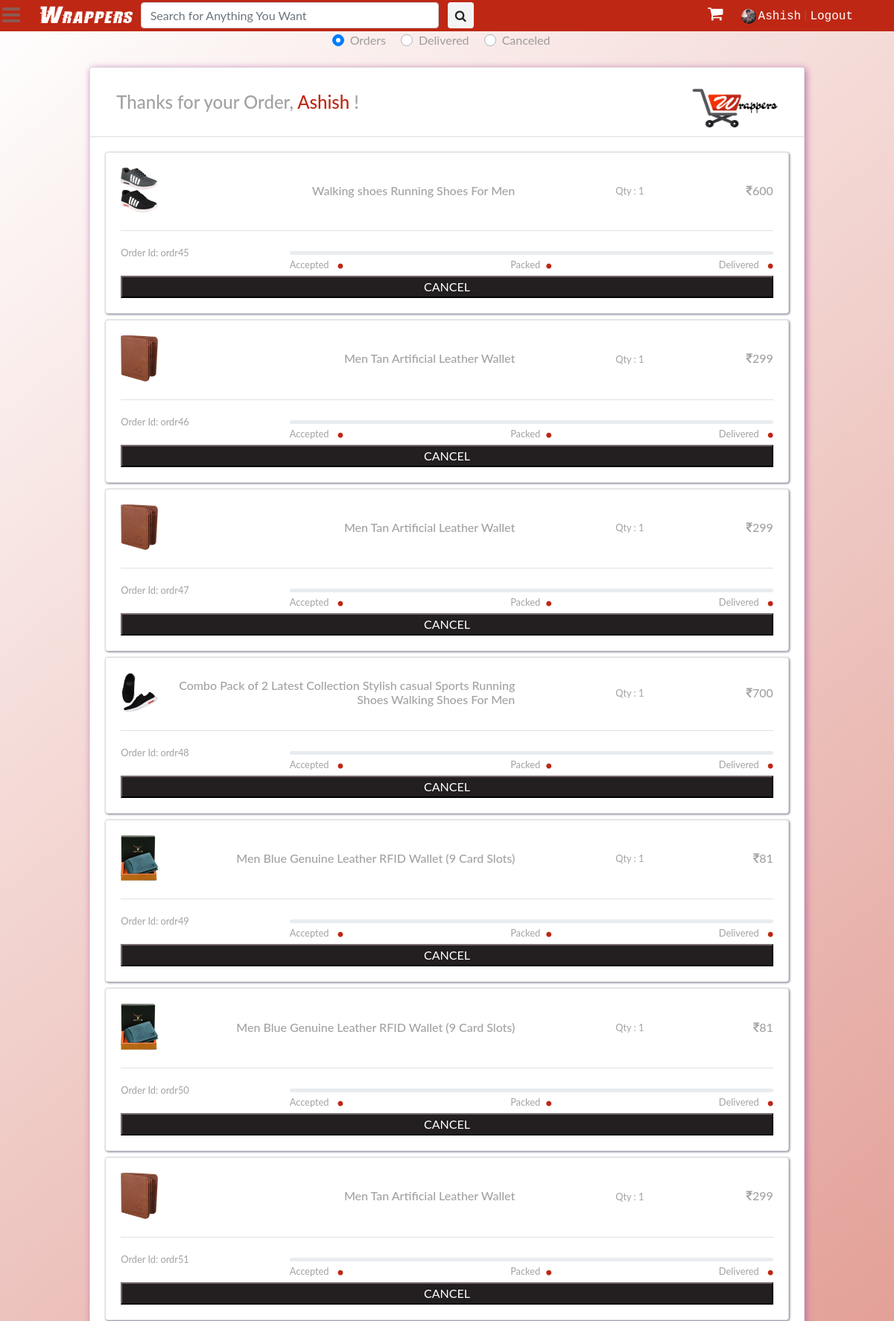
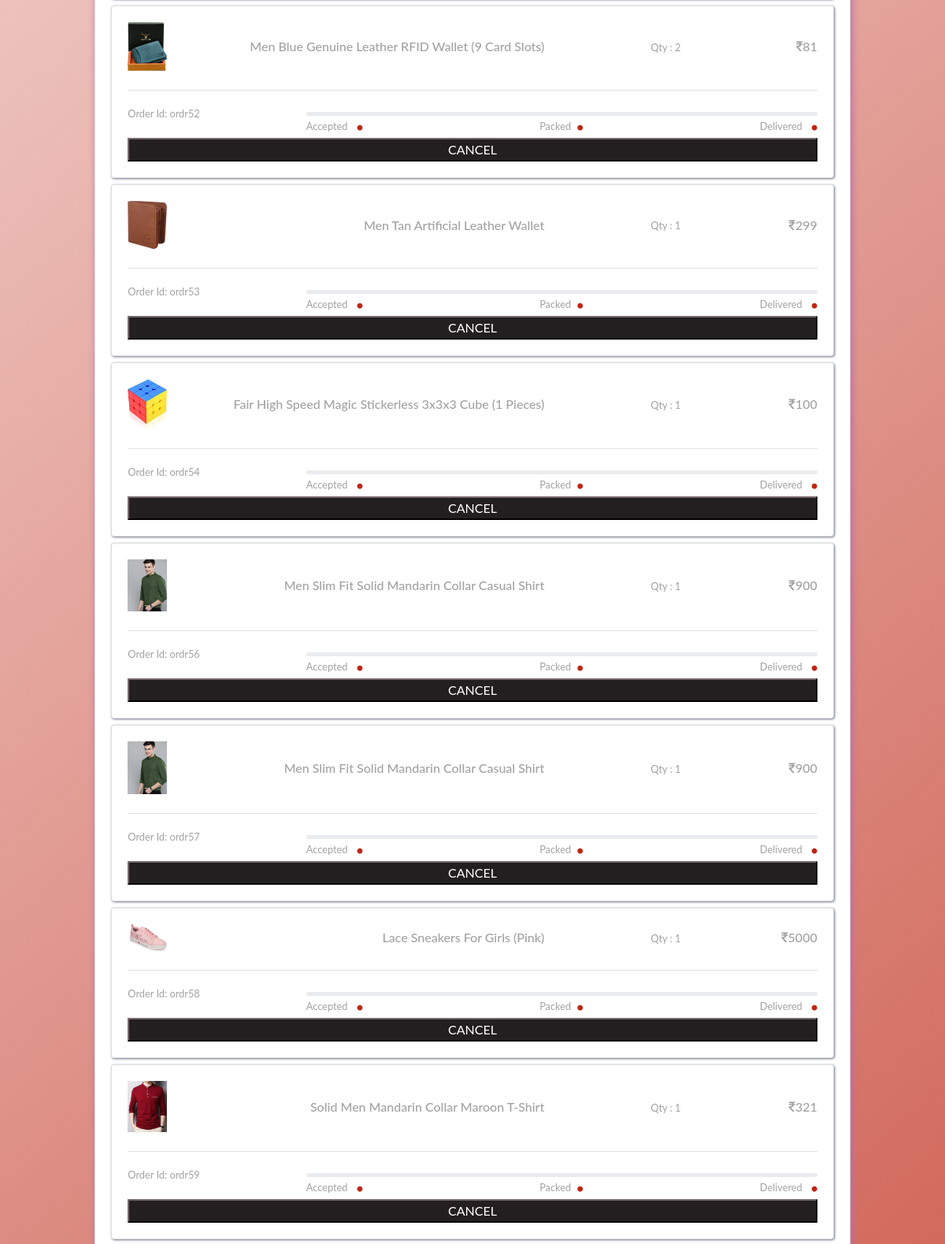
Screenshot of /myorders/ (signed in, upper part) with the database file from the repository (2 pictures, top to bottom).
### main/models.py (models this page shows, shortened)
class UserDetail(models.Model):
	SEX_CHOICES = (("Male",'Male'),("Female",'Female'),("Other",'Other'))
	STATE_CHOICES = (
		("Andaman & Nicobar Islands",'Andaman & Nicobar Islands'),
		("Andhra Pradesh",'Andhra Pradesh'),
		("Arunachal Pradesh",'Arunachal Pradesh'),
		("Assam",'Assam'),
		("Bihar",'Bihar'),
		("Chandigarh",'Chandigarh'),
		("Chhattisgarh",'Chhattisgarh'),
		("Dadra & Nagar Haveli",'Dadra & Nagar Haveli'),
		("Daman and Diu",'Daman and Diu'),
		("Delhi",'Delhi'),
		("Goa",'Goa'),
		("Gujarat",'Gujarat'),
		("Haryana",'Haryana'),
		("Himachal Pradesh",'Himachal Pradesh'),
		("Jammu & Kashmir",'Jammu & Kashmir'),
		("Jharkhand",'Jharkhand'),
		("Karnataka",'Karnataka'),
		("Kerala",'Kerala'),
		("Lakshadweep",'Lakshadweep'),
		("Madhya Pradesh",'Madhya Pradesh'),
		("Maharashtra",'Maharashtra'),
		("Manipur",'Manipur'),
		("Meghalaya",'Meghalaya'),
		("Mizoram",'Mizoram'),
		("Nagaland",'Nagaland'),
		("Odisha",'Odisha'),
		("Puducherry",'Puducherry'),
		("Punjab",'Punjab'),
		("Rajasthan",'Rajasthan'),
		("Sikkim",'Sikkim'),
		("Tamil Nadu",'Tamil Nadu'),
		("Telangana",'Telangana'),
		("Tripura",'Tripura'),
		("Uttarakhand",'Uttarakhand'),
		("Uttar Pradesh",'Uttar Pradesh'),
		("West Bengal",'West Bengal'),
		)
	user = models.OneToOneField(User, on_delete=models.CASCADE,primary_key=True)
	dob = models.DateField(null = True)
	photo = models.ImageField(default='default.png',upload_to='user_photos')
	mobile = models.CharField(max_length=10,null=True)
	alternate_mobile = models.CharField(max_length=10,null=True,blank=True)
	address = models.TextField()
	pincode = models.CharField(max_length=6, null=True)
	landmark = models.CharField(max_length=500, null=True, blank=True)
	locality = models.CharField(max_length=100, null=True, blank=True)
	city = models.CharField(max_length=100, null=True, blank=True)
	state = models.CharField(max_length=50,choices=STATE_CHOICES, null=True)
	sex = models.CharField(max_length=6,choices=SEX_CHOICES, null=True)

### saler/models.py (models this page shows, shortened)
class Orders(models.Model):
	STATUS_CHOICES = (("Accepted",'Accepted'),("Packed",'Packed'),("On The Way",'On The Way'),("Delivered",'Delivered'),("Cancel",'Cancel'))
	order_id = models.CharField(max_length=50,default='')
	saler = models.CharField(max_length=100,default='wrappers@admin',)
	user = models.ForeignKey(User, default='', on_delete=models.CASCADE)
	products = models.CharField(max_length=50)
	size = models.CharField(max_length=50,default='',null=True)
	status = models.CharField(max_length=15,choices=STATUS_CHOICES,default='')

class Product(models.Model):
	GST_CHOICES = (("0",'0'),("3",'3'),("5",'5'),("12",'12'),("18",'18'),("28",'28'))
	product_id = models.BigAutoField(primary_key=True)
	product_id2 = models.CharField(max_length=100,default='')
	shop = models.ForeignKey(User, on_delete=models.CASCADE,default='')
	product_name = models.CharField(max_length=100)
	category = models.ForeignKey(category, default="", verbose_name="Category", on_delete=models.SET_DEFAULT, null=True)
	subcategory = models.CharField(max_length=50, default="")
	price = models.IntegerField(default=0)
	price_not = models.IntegerField(default=999)
	desc = models.TextField()
	gst = models.CharField(default='0',max_length=3,choices=GST_CHOICES)
	pub_date = models.DateField(auto_now=True)
	image1 = models.ImageField(upload_to='products/images', default="",null=True)
	image2 = models.ImageField(upload_to='products/images', default="",null=True,blank=True)
	image3 = models.ImageField(upload_to='products/images', default="",null=True,blank=True)
	image4 = models.ImageField(upload_to='products/images', default="",null=True,blank=True)
	image5 = models.ImageField(upload_to='products/images', default="",null=True,blank=True)

### main/views.py (the view)
# urls.py: path('myorders/', views.MyOrders, name="myorders"),
def MyOrders(request):
	if request.method == 'POST':
		order_id = request.POST.get('order_id')
		o = Orders.objects.filter(order_id=order_id)[0]
		o.status = 'Cancel'
		o.save()
	params = {
		'orders': [i for i in Orders.objects.all() if i.user == request.user and i.status != 'Delivered' and i.status != 'Cancel'],
		'delivered': [i for i in Orders.objects.all() if i.user == request.user and i.status == 'Delivered'],
		'cancel': [i for i in Orders.objects.all() if i.user == request.user and i.status == 'Cancel'],
	}
	return render(request,'main/myorders.html', params)

### main/templatetags/app_tags.py (called while the page is built)
@register.filter(name='split')
def split(str, key):
    return str.split(key)

@register.filter(name='remfl')
def remfl(str1, key):
	if str1 != '' and key != '':
		return str(str1)[int(key):-int(key)]

@register.filter(name='product')
def product(str1, key):
	if str1.split(key)[0] != '':
		ppp = Product.objects.filter(product_id=str1.split(key)[0]).first()
		return [ppp.product_name,ppp.image1.url,ppp.price]

### main/templates/main/myorders.html (shortened to what this page needs)
{% extends 'main/base.html' %}
{% load static %}
    {% load app_tags %}
{% block main_body %}
<div style="width: 100%; text-align: center;">
    <div class="custom-control custom-radio custom-control-inline" onclick="document.getElementById('orders').style.display = 'block';document.getElementById('delivered').style.display = 'none';document.getElementById('cancel').style.display = 'none';">
      <label class="custom-control-label" for="customRadioInline1">Orders</label>
    </div>
    <div class="custom-control custom-radio custom-control-inline" onclick="document.getElementById('orders').style.display = 'none';document.getElementById('delivered').style.display = 'block';document.getElementById('cancel').style.display = 'none';">
      <label class="custom-control-label" for="customRadioInline2">Delivered</label>
    </div>
    <div class="custom-control custom-radio custom-control-inline"onclick="document.getElementById('orders').style.display = 'none';document.getElementById('delivered').style.display = 'none';document.getElementById('cancel').style.display = 'block';">
      <label class="custom-control-label" for="customRadioInline3">Canceled</label>
    </div>
</div>
<div id="orders">
    <div class="container-fluid my-4 d-flex justify-content-center">
        <div class="card card-1">
            <div class="card-header bg-white">
                <div class="media flex-sm-row flex-column-reverse justify-content-between ">
                    <div class="col my-auto">
                        <h4 class="mb-0">Thanks for your Order, <span class="change-color">{{request.user.first_name}}</span> !</h4>
                    </div>
                    <div class="col-auto text-center my-auto pl-0 sm-4"> <img class="img-fluid my-auto align-items-center mb-0 pt-3" src="{% static 'main/images/logo.png' %}" width="115" height="115">
                    </div>
                </div>
            </div>
            <div class="card-body">
                {% for ord in orders %}
                <div class="row pb-2">
                    <div class="col">
                        <div class="card card-2">
                            <div class="card-body">
                                {% for item in ord.products|split:',' %}
                                <div class="media mb-2">
                                    {% if item|product:'|'|slice:'0:1'|remfl:'2'%}
                                    <div class="sq align-self-center "> <img class="img-fluid my-auto align-self-center mr-2 mr-md-4 pl-0 p-0 m-0" src="{{item|product:'|'|slice:'1:2'|remfl:'2'}}" width="50" /> </div>
                                    <div class="media-body my-auto text-right">
                                        <div class="row my-auto flex-column flex-md-row">
                                            <div class="col-sm-7 my-auto">
                                                <h6 class="mb-0"> {{item|product:'|'|slice:'0:1'|remfl:'2'}}</h6>
                                            </div>
                                            <div class="col my-auto"> <small>Qty : {{item|split:'|'|slice:'1:2'|remfl:'2'}}</small></div>
                                            <div class="col my-auto">
                                                <h6 class="mb-0"><i class="fa fa-inr" aria-hidden="true"></i>{{item|product:'|'|slice:'2:3'|remfl:'1'}}</h6>
                                            </div>
                                        </div>
                                    </div>
                                    {% endif %}
                                </div>
                                {% endfor %}
                                <hr class="my-3 ">
                                <div class="row">
                                    <div class="col-md-3 mb-3"> <small>Order Id: <span>{{ord.order_id}}</span></small> </div>
                                    <div class="col mt-auto">
                                        <div class="progress my-auto">
                                        </div>
                                        <div class="media row justify-content-between ">
                                            <div class="col-auto text-right"><span> <small class="text-right mr-sm-2">Accepted</small> <i class="fa fa-circle active"></i> </span></div>
                                            <div class="flex-col"> <span> <small class="text-right mr-sm-2">Packed</small><i class="fa fa-circle active"></i></span></div>
                                            <div class="col-auto flex-col-auto"><small class="text-right mr-sm-2">Delivered</small><span> <i class="fa fa-circle active"></i></span></div>
                                        </div>
                                    </div>
                                </div>
                                <div class="p-0 m-0 w-100">
                                    {% if not ord.status == 'Accepted' and not ord.status == 'Delivered' and not ord.status == 'Packed' %}
                                    <form method="POST">{% csrf_token %}
                                         <button style=" background-color: #231f20; color: #fff; border-color: #231f20;" class="mt-1 w-100">CANCEL</button>
                                    </form>
                                    {% endif %}
                                </div>
                            </div>
                        </div>
                    </div>
                </div>
               {% endfor %}
            </div>
        </div>
    </div>
</div>
{% endblock main_body %}

### main/templates/main/base.html (shortened to what this page needs)
<!DOCTYPE html>
<html>
<head>
	{% load static %}
	{% load app_tags %}
	<link href="{% static 'main/css/bootstrap.min.css' %}" rel="stylesheet" type="text/css" media="all" />
	<link href="{% static 'main/css/style.css' %}" rel="stylesheet" type="text/css" media="all" />
	<link href="{% static 'saler/font-awesome/css/font-awesome.min.css' %}" rel="stylesheet">
</head>
<body>
	<nav class="main_nav" id="main_nav">
		<div class="container">
			<div class="nav_links">
				<a href="{% url 'home' %}" class="logo">Wrappers</i></a>
				<form class="form-inline my-2 my-lg-0 serch" action="/search">
					<input class="form-control mr-sm-2" type="search" placeholder="Search for Anything You Want"
						aria-label="Search" name="query">
					<button class="btn" type="submit" style="margin: 0;"><i class="fa fa-search"
							aria-hidden="true"></i></button>
				</form>
			</div>
			<div class="user_links pt-1">
				<a href="{% url 'main_cart' %}" style="font-size: 22px; color: #fff; margin-right: 20px;"><i
						class="fa fa-shopping-cart" aria-hidden="true"></i></a>
				{% if request.user.is_authenticated %}
				<a href="##" data-container="body" data-toggle="popover" data-placement="bottom" data-trigger="focus"
					data-html="true"
					data-content="<a href='{% url 'myorders' %}'>My Order</a><br><a href='{% url 'account_settings' %}'>Account Settings</a>"><img
						src="{{request.user.userdetail.photo.url}}"
						style="height: 20px; width: 20px; border-radius: 10px; margin-right: 3px;">{{request.user.first_name}}</a>&nbsp;|
				<a href="{% url 'logout' %}">Logout</a>
				{% else %}
				<a href="{% url 'login' %}">Login</a>&nbsp;|
				<a href="{% url 'signup' %}">Register</a>&nbsp;|
				<a href="{% url 'seller_signup' %}">Seller</a>
				{% endif %}
			</div>
		</div>
	</nav>
	<a class="menu_bar"><i class="fa fa-bars" aria-hidden="true"></i></a>
	<main class="" id="menu_close">
		{% block main_body %}
		{% endblock main_body %}
	</main>
</body>
</html>

### main/static/main/css/style.css (style rules this page uses)
body a { text-decoration:none; transition:0.5s all; -webkit-transition:0.5s all; -moz-transition:0.5s all; -o-transition:0.5s all; -ms-transition:0.5s all; }
.menu_bar { position: fixed; top: -2px; left: 3px; z-index: 99; color: #fff; font-size: 28px; }
main { transition: all 300ms linear; padding-top: 42px; }
.main_nav input { height: 35px; }
.main_nav button { background-color: #f4f4f4; height: 35px; padding: 0 9px 0 9px; }
.main_nav { height: 42px; width: 100%; position: fixed; background-color: #be2714; z-index: 99; }
.main_nav .serch { display: inline; float: right; padding: 3px 0 0 10px; }
.main_nav .serch input { width: 400px; }
.main_nav .nav_links { float: left; margin-left: 10px; }
.main_nav .nav_links .logo { font-size: 28px; font-family: stormextrabold; color: #fff; }
.main_nav .nav_links a { font-family: Courier New; color: #fff; }
.main_nav .user_links { float: right; margin-right: 10px }
.main_nav .user_links a { font-family: Courier New; color: #fff; }
.active { left: 0; }

### main/templates/main/myorders.html (style rules this page uses)
body { min-height: 100vh; background-size: cover; font-family: 'Lato', sans-serif; color: rgba(116, 116, 116, 0.667); background: linear-gradient(140deg, #fff, 50%, #be2714) }
.container-fluid { margin-top: 200px }
.card-1 { box-shadow: 2px 2px 10px 0px rgb(190, 108, 170) }
hr { background-color: rgba(248, 248, 248, 0.667) }
.change-color { color: #be2714 !important }
.card-2 { box-shadow: 1px 1px 3px 0px rgb(112, 115, 139) }
.fa-circle.active { font-size: 8px; color: #be2714 }
.fa-circle { font-size: 8px; color: #aaa }
.progress { height: 5px !important; margin-bottom: 0 }

### rows the page displays
Orders: price (picture), products "1", order_id "ordr45"
Product: products "Walking shoes Running Shoes For Men", products "600"
Orders: price (picture), products "1", order_id "ordr46"
Product: products "Men Tan Artificial Leather Wallet" "Men Tan Artificial Leather Wallet" "Men Tan Artificial Leather Wallet" "Men Tan Artificial Leather Wallet", products "299" "299" "299" "299"
Orders: price (picture), products "1", order_id "ordr47"
Orders: price (picture), products "1", order_id "ordr48"
Product: products "Combo Pack of 2 Latest Collection Stylish casual Sports Running Shoes Walking Shoes For Men", products "700"
Orders: price (picture), products "1", order_id "ordr49"
Product: products "Men Blue Genuine Leather RFID Wallet (9 Card Slots)" "Men Blue Genuine Leather RFID Wallet (9 Card Slots)" "Men Blue Genuine Leather RFID Wallet (9 Card Slots)", products "81" "81" "81"
Orders: price (picture), products "1", order_id "ordr50"
Orders: price (picture), products "1", order_id "ordr51"
Orders: price (picture), products "2", order_id "ordr52"
Orders: price (picture), products "1", order_id "ordr53"
Orders: price (picture), products "1", order_id "ordr54"
Product: products "Fair High Speed Magic Stickerless 3x3x3 Cube (1 Pieces)", products "100"
Orders: price (picture), products "1", order_id "ordr56"
Product: products "Men Slim Fit Solid Mandarin Collar Casual Shirt" "Men Slim Fit Solid Mandarin Collar Casual Shirt", products "900" "900"
Orders: price (picture), products "1", order_id "ordr57"
Orders: price (picture), products "1", order_id "ordr58"
Product: products "Lace Sneakers For Girls (Pink)", products "5000"
Orders: price (picture), products "1", order_id "ordr59"
Product: products "Solid Men Mandarin Collar Maroon T-Shirt", products "321"

### other values shown
{{ request.user.first_name }} "Ashish"
